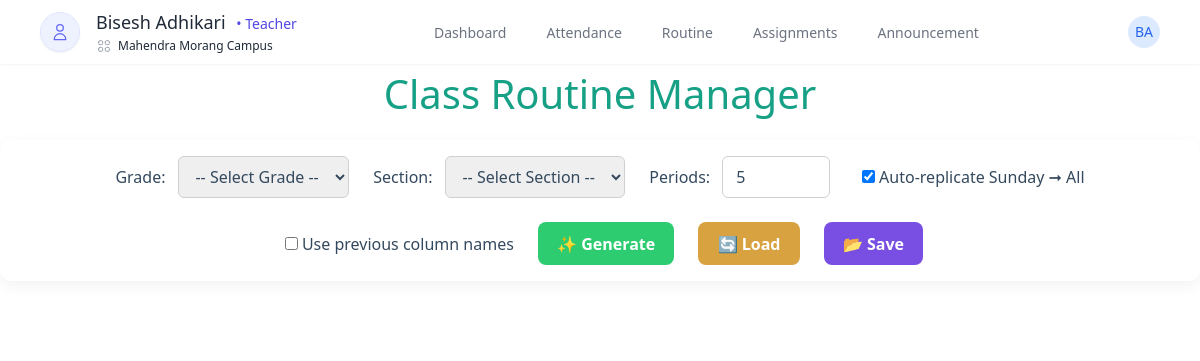
Page /routine/setup/ (signed in) on the committed database.
### users/models.py (models this page shows, shortened)
class CustomUser(AbstractUser):
    school = models.ForeignKey(School, on_delete=models.CASCADE, null=True, blank=True)
    is_school_admin = models.BooleanField(default=False)
    is_teacher = models.BooleanField(default=False)
    is_student = models.BooleanField(default=False)

class School(models.Model):
    name = models.CharField(max_length=100, unique=True)
    created_at = models.DateTimeField(auto_now_add=True)

### dashboard/views.py (the view)
# urls.py: path('routine/setup/', routine_setup, name='routine_setup'),
def routine_setup(request):
    school = request.user.school
    grades = Grade.objects.filter(school=school).order_by('grade_number')
    sections = Section.objects.filter(school=school).order_by('name')
    subjects = Subjects.objects.filter(school=school)
    teachers = TeacherProfile.objects.filter(school=school)
    sections_by_grade = {}
    for grade in grades:
        sections_list = list(sections.filter(grade=grade).values('id', 'name'))
        sections_by_grade[grade.id] = sections_list
    subjects_by_grade = {}
    for grade in grades:
        subjects_list = list(subjects.filter(grade=grade).values('id', 'name'))
        subjects_by_grade[grade.id] = subjects_list
    context = {
        'grades': grades,
        'sections_by_grade': sections_by_grade,
        'subjects_by_grade': subjects_by_grade,  # ✅ Added
        'teachers': teachers,
    }
    return render(request, 'dashboard/school_dashboard/routine_setupp.html', context)

### dashboard/templatetags/custom_tags.py (called while the page is built)
@register.filter
def short_school_name(value):
    words = value.split()
    if len(words) >= 4:
        return f"{words[0]} {words[1]} {words[-1]}"
    return value

### dashboard/templates/dashboard/school_dashboard/routine_setupp.html (shortened to what this page needs)
{% extends "dashboard/base.html" %}
{% block content %}
<h2>Class Routine Manager</h2>
<div class="controls">
  <label>Grade:
    <select id="gradeSelect" name="grade_id" required>
    <option value="">-- Select Grade --</option>
  </select>
  </label>
  <label>Section:
    <select id="sectionSelect" name="section_id" required>
    <option value="">-- Select Section --</option>
  </select>
  </label>
  <label>Periods:
    <input type="number" id="periodCount" min="1" max="10" value="5" />
  </label>
  <label>
    <input type="checkbox" id="autoReplicate" checked />
    Auto-replicate Sunday ➞ All
  </label>
  <label>
    <input type="checkbox" id="usePreviousNames" />
    Use previous column names
  </label>
  <button onclick="renderTable()">✨ Generate</button>
  <button onclick="loadRoutine()" style="background: #d9a241ff; color: white;">🔄 Load</button>
  <button onclick="saveAllRoutines()" style="background: #794fe3ff; color: white;">
    📂 Save
  </button>
</div>
<div id="tableContainer"></div>
{% endblock %}

### dashboard/templates/dashboard/navbar.html (shortened to what this page needs)
{% load custom_tags %}
<nav class="bg-white shadow-sm">
  <div class="max-w-8xl mx-auto px-10">
    <div class="flex justify-between h-16">
      <div class="flex items-center">
        {% if request.user.is_school_admin %}
        <div class="flex-shrink-0 flex items-center">
          <svg class="h-8 w-8 text-blue-500" fill="none" viewBox="0 0 24 24" stroke="currentColor">
            <path stroke-linecap="round" stroke-linejoin="round" stroke-width="2" d="M12 6.253v13m0-13C10.832 5.477 9.246 5 7.5 5S4.168 5.477 3 6.253v13C4.168 18.477 5.754 18 7.5 18s3.332.477 4.5 1.253m0-13C13.168 5.477 14.754 5 16.5 5c1.747 0 3.332.477 4.5 1.253v13C19.832 18.477 18.247 18 16.5 18c-1.746 0-3.332.477-4.5 1.253" />
          </svg>
          <span class="ml-2 text-xl font-bold text-gray-800 truncate" title="{{ request.user.school.name }}">
            {{ request.user.school.name|short_school_name }}
          </span>
        </div>
        {% elif request.user.is_teacher %}
        <div class="flex items-center gap-4">
          <div class="relative">
            <div class="w-10 h-10 rounded-full bg-indigo-50 flex items-center justify-center shadow-sm border border-indigo-100">
              <svg xmlns="http://www.w3.org/2000/svg" class="h-5 w-5 text-indigo-500" fill="none" viewBox="0 0 24 24" stroke="currentColor">
                <path stroke-linecap="round" stroke-linejoin="round" stroke-width="1.5" d="M16 7a4 4 0 11-8 0 4 4 0 018 0zM12 14a7 7 0 00-7 7h14a7 7 0 00-7-7z" />
              </svg>
            </div>
          </div>
          <div>
            <h1 class="text-lg font-medium text-gray-800 leading-tight">
              {{ request.user.first_name }} {{ request.user.last_name }}
              <span class="text-sm font-normal text-indigo-600 ml-1.5">• Teacher</span>
            </h1>
            <div class="flex items-center mt-1 text-gray-500">
            <span class="text-xs text-gray-800 truncate" title="{{ request.user.school.name }}">
              {{ request.user.school.name|short_school_name }}
            </span>
        </div>
          </div>
        </div>
        {% endif %}
      </div>
     <div class="hidden sm:ml-6 sm:flex sm:space-x-8">
      {% if request.user.is_school_admin %}
      <a href="{% url 'school_admin_dashboard' %}"
        class="{% if request.resolver_match.url_name == 'school_admin_dashboard' %}border-blue-500 text-gray-900{% else %}border-transparent text-gray-500 hover:border-gray-300 hover:text-gray-700{% endif %} inline-flex items-center px-1 pt-1 border-b-2 text-sm font-medium">
        Dashboard
      </a>
      <a href="{% url 'teachers' %}"
        class="{% if request.resolver_match.url_name == 'teachers' %}border-blue-500 text-gray-900{% else %}border-transparent text-gray-500 hover:border-gray-300 hover:text-gray-700{% endif %} inline-flex items-center px-1 pt-1 border-b-2 text-sm font-medium">
        Teachers
      </a>
      <a href="{% url 'students' %}"
        class="{% if request.resolver_match.url_name == 'students' %}border-blue-500 text-gray-900{% else %}border-transparent text-gray-500 hover:border-gray-300 hover:text-gray-700{% endif %} inline-flex items-center px-1 pt-1 border-b-2 text-sm font-medium">
        Students
      </a>
      <a href="{% url 'subjects' %}"
        class="{% if request.resolver_match.url_name == 'subjects' %}border-blue-500 text-gray-900{% else %}border-transparent text-gray-500 hover:border-gray-300 hover:text-gray-700{% endif %} inline-flex items-center px-1 pt-1 border-b-2 text-sm font-medium">
        Subjects
      </a>
      <a href="{% url 'grades' %}"
        class="{% if request.resolver_match.url_name == 'grades' %}border-blue-500 text-gray-900{% else %}border-transparent text-gray-500 hover:border-gray-300 hover:text-gray-700{% endif %} inline-flex items-center px-1 pt-1 border-b-2 text-sm font-medium">
        Grades & Sections
      </a>
      <a href="{% url 'overall_attendance' %}"
        class="{% if request.resolver_match.url_name == 'overall_attendance' %}border-blue-500 text-gray-900{% else %}border-transparent text-gray-500 hover:border-gray-300 hover:text-gray-700{% endif %} inline-flex items-center px-1 pt-1 border-b-2 text-sm font-medium">
        Attendance
      </a>
      <a href="{% url 'routine_setup' %}"
        class="{% if request.resolver_match.url_name == 'routine_setup' %}border-blue-500 text-gray-900{% else %}border-transparent text-gray-500 hover:border-gray-300 hover:text-gray-700{% endif %} inline-flex items-center px-1 pt-1 border-b-2 text-sm font-medium">
        Routine Setup
      </a>
      {% comment %} <a href=""
        class="{% if request.resolver_match.url_name == 'reports' %}border-blue-500 text-gray-900{% else %}border-transparent text-gray-500 hover:border-gray-300 hover:text-gray-700{% endif %} inline-flex items-center px-1 pt-1 border-b-2 text-sm font-medium">
        Reports
      </a> {% endcomment %}
      {% elif request.user.is_teacher %}
      <a href="{% url 'teacher_dashboard' %}"
        class="{% if request.resolver_match.url_name == 'teacher_dashboard' %}border-blue-500 text-gray-900{% else %}border-transparent text-gray-500 hover:border-gray-300 hover:text-gray-700{% endif %} inline-flex items-center px-1 pt-1 border-b-2 text-sm font-medium">
        Dashboard
      </a>
      <a href="{% url 'attendance' %}"
        class="{% if request.resolver_match.url_name == 'attendance' %}border-blue-500 text-gray-900{% else %}border-transparent text-gray-500 hover:border-gray-300 hover:text-gray-700{% endif %} inline-flex items-center px-1 pt-1 border-b-2 text-sm font-medium">
        Attendance
      </a>
      <a href="{% url 'teacher_routine' %}"
        class="{% if request.resolver_match.url_name == 'assignments' %}border-blue-500 text-gray-900{% else %}border-transparent text-gray-500 hover:border-gray-300 hover:text-gray-700{% endif %} inline-flex items-center px-1 pt-1 border-b-2 text-sm font-medium">
        Routine
      </a>
      <a href="#"
        class="{% if request.resolver_match.url_name == 'assignments' %}border-blue-500 text-gray-900{% else %}border-transparent text-gray-500 hover:border-gray-300 hover:text-gray-700{% endif %} inline-flex items-center px-1 pt-1 border-b-2 text-sm font-medium">
        Assignments
      </a>
      <a href="#"
        class="{% if request.resolver_match.url_name == 'announcement' %}border-blue-500 text-gray-900{% else %}border-transparent text-gray-500 hover:border-gray-300 hover:text-gray-700{% endif %} inline-flex items-center px-1 pt-1 border-b-2 text-sm font-medium">
        Announcement
      </a>
      {% endif %}
    </div>
      <div class="hidden sm:ml-6 sm:flex sm:items-center">
        <div class="ml-3 relative">
          <div>
            <button type="button" class="bg-white rounded-full flex text-sm focus:outline-none focus:ring-2 focus:ring-offset-2 focus:ring-blue-500" id="user-menu-button" aria-expanded="false" aria-haspopup="true">
              {% if request.user.is_school_admin %}
              <div class="h-8 w-8 rounded-full bg-blue-100 flex items-center justify-center text-blue-600 font-medium">
                {{ request.user.school.name|first }}
              </div>
              {% else %}
              <div class="h-8 w-8 rounded-full bg-blue-100 flex items-center justify-center text-blue-600 font-medium">
                {{ request.user.first_name|first }}{{ request.user.last_name|first }}
              {% endif %}
            </button>
          </div>
        </div>
      </div>
    </div>
  </div>
</nav>

### rows in the picture
CustomUser: user.first_name "Bisesh", user.last_name "Adhikari", user.school.name|short_school_name "Mahendra Morang Campus", user.first_name|first "B", user.last_name|first "A"
